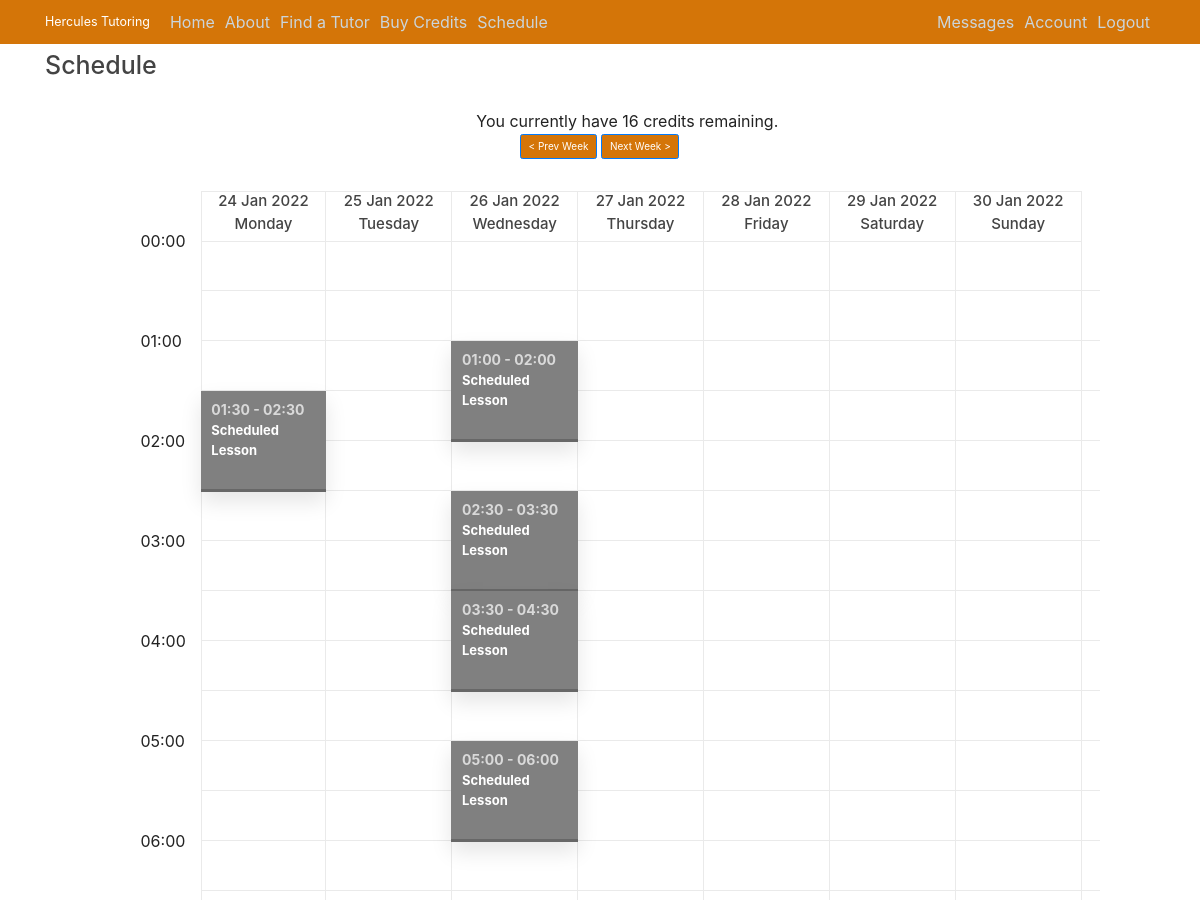
The page /student_schedule?offset=-7 (signed in, upper part) on the database as committed earlier.
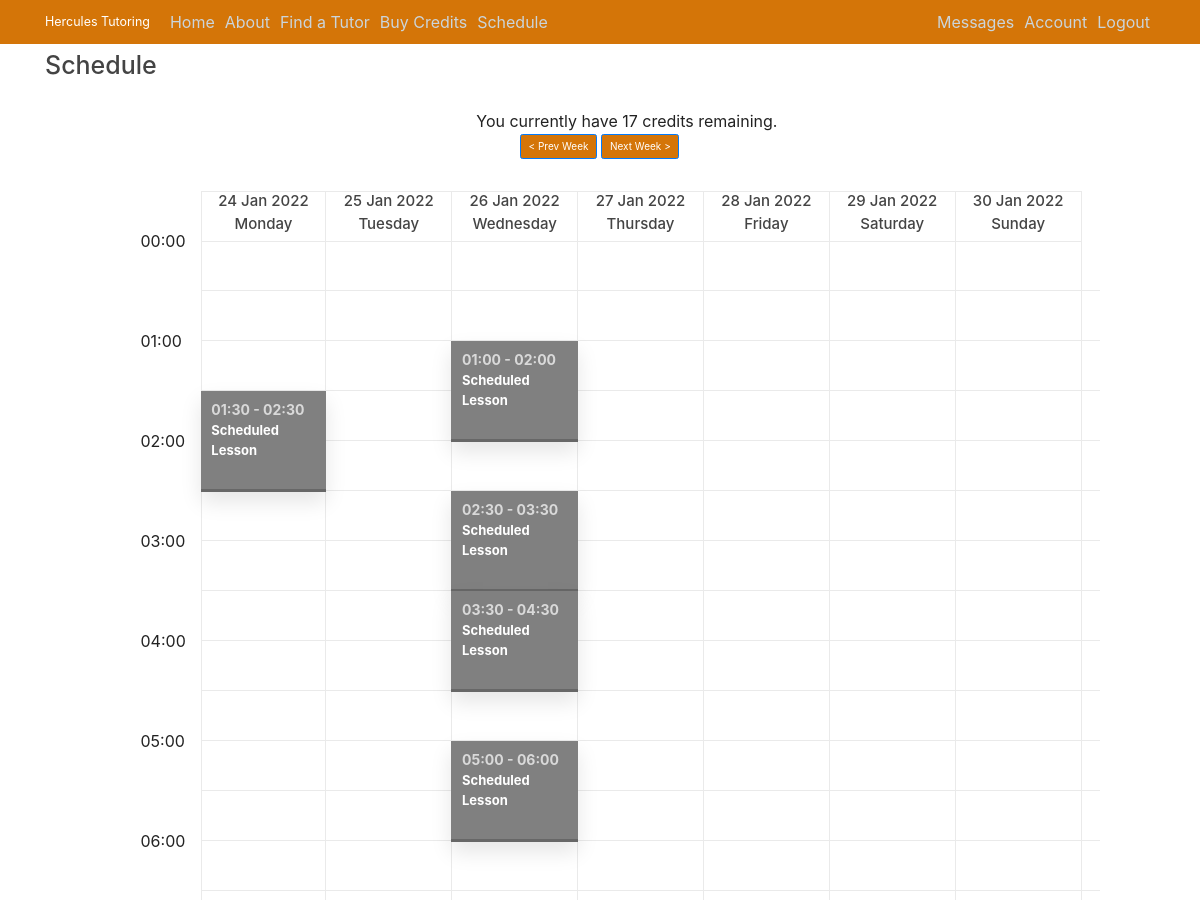
The same page on the database as committed later.
### GRETutoring/models.py (models this page shows, shortened)
class User(db.Model, UserMixin):
    id = db.Column(db.Integer, primary_key=True)
    username = db.Column(db.String(20), unique=True, nullable=False)
    email=db.Column(db.String(120), unique=True, nullable=False)
    role = db.Column(db.String(20), nullable=False, default = "Student") # Student, Tutor, Pending, and Admin
    image_file = db.Column(db.String(20), nullable=False, default='default.jpg') #nullable=False, since they have to have at least the default
    password = db.Column(db.String(60), nullable=False)
    about = db.Column(db.Text(), nullable=True, default = "Bio")
    credits = db.Column(db.Integer, default=0)
    skype_id = db.Column(db.String(120), nullable=True, default="")
    hangouts_id = db.Column(db.String(120), nullable=True, default="")
    paypal_info = db.Column(db.String(120), nullable=True, default="")
    time_zone = db.Column(db.String(120), nullable=True, default="UTC")
    student_classes = db.relationship('Event', backref='student', lazy=True, foreign_keys='Event.student_id')
    tutor_classes = db.relationship('Event', backref='tutor', lazy=True, foreign_keys='Event.tutor_id')
    tutor_free_slots = db.relationship('FreeSlot', backref='tutor', lazy=True)
    sent_messages = db.relationship('Message', backref='sender', lazy=True, foreign_keys='Message.sender_id')
    received_messages = db.relationship('Message', backref='recipient', lazy=True, foreign_keys='Message.recipient_id')
    reviews_about = db.relationship('Review', backref='tutor', lazy=True, foreign_keys='Review.tutor_id')
    reviews_written = db.relationship('Review', backref='student', lazy=True, foreign_keys='Review.student_id')

### GRETutoring/scheduling/routes.py (the view)
@scheduling.route('/student_schedule', methods=["GET", "POST"])
@login_required
def student_schedule():
    offset = int(request.args.get('offset')) if request.args.get('offset') else 0
    schedule = load_student_schedule(sample_schedule, offset)
    return render_template("student_schedule.html", title="Schedule", schedule=schedule, selected=False, offset=offset)

### GRETutoring/models.py (called while the page is built)
@login_manager.user_loader
def load_user(id):
    return User.query.get(int(id))

### GRETutoring/scheduling/utils.py (called while the page is built)
def user_time(t, tz):
    return tz.fromutc(t)

### GRETutoring/templates/student_schedule.html (shortened to what this page needs)
{% extends 'layout.html' %}
{% block content %}
<link rel="stylesheet" type="text/css" href="{{ url_for('static', filename='schedule.css') }}">
<link rel="stylesheet" href="https://cdnjs.cloudflare.com/ajax/libs/font-awesome/4.7.0/css/font-awesome.min.css">
<body>
    <h1> Schedule </h1>
    <br />
<div class="container center">
    {% if current_user.role=="Student" %}
    <div class="row">
        <div class="col-3"></div>
        <div class="col-8">
               <p >You currently have <b>{{ current_user.credits }}</b> credits remaining.</p>
            </div>
        <div class="col-1"></div>
    </div>
    {% endif %}
</div>
    <div class="row">
        <div class="col-5"></div>
        <div class="col-3">
            <a href="{{ url_for('scheduling.student_schedule', offset=offset-7) }}" ><input class="btn btn-primary button-theme" type="button" value="< Prev Week"></a>
            <a href="{{ url_for('scheduling.student_schedule', offset=offset+7) }}" ><input class="btn btn-primary button-theme" type="button" value="Next Week >"></a>
        </div>
        <div class="col-4"></div>
    </div>
    <div class="cd-schedule loading">
        <div class="timeline">
            <ul>
                <li><span>00:00</span></li>
                <li><span>00:30</span></li>
                <li><span>01:00</span></li>
                <li><span>01:30</span></li>
                <li><span>02:00</span></li>
                <li><span>02:30</span></li>
                <li><span>03:00</span></li>
                <li><span>03:30</span></li>
                <li><span>04:00</span></li>
                <li><span>04:30</span></li>
                <li><span>05:00</span></li>
                <li><span>05:30</span></li>
                <li><span>06:00</span></li>
                <li><span>06:30</span></li>
            </ul>
        </div>
        <div class="events">
            <ul class="wrap">
                {% for day, events in schedule.items() %}
                <li class="events-group">
                    <div class="top-info" >
                        <h4> {{ events[0] }}</h4>
                        <h4> {{ day }}</h4>
                    </div>
                    <ul id="{{ day }}">
                        {% for event in events[1] %}
                        <li class="single-event" day="{{ day }}" data-start="{{ event['data-start'] }}" data-end="{{ event['data-end'] }}" data-content="{{ event['data-content'] }}" data-event="{{ event['data-event'] }}">
                            <a href="#">
                                <em class="event-name">{{ event['event-name'] }}</em>
                            </a>
                        </li>
                        {% endfor %}
                    </ul>
                </li>
                {% endfor %}
            </ul>
        </div>
    </div>
</body>
{% endblock content %}

Rows that differ between the two databases and show on the page:
changed User: credits "16" → "17"
